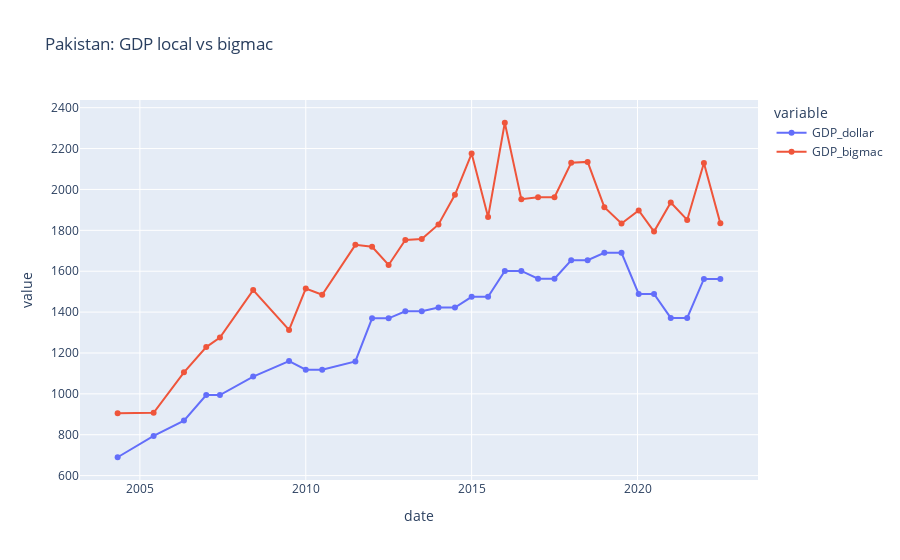

Notebook source saved alongside this figure:
### Markdown cell above
And presto, we have a gdp per big mac, which for most countries is significantly different from each other. A couple of plots to eyeball this:

### Code cell
#| code-fold: true
country = "Pakistan"
df = %sql select * from bigmac where name in ('{{country}}')
fig = px.line(df, x="date", y=["GDP_dollar", "GDP_bigmac"], 
              title=f"{country}: GDP local vs bigmac",
              markers=True)
fig.show()

### Figure 1 — Plotly figure (JSON) as saved in the notebook; plotly's stock layout.template omitted (floating-point values rounded to 4 significant figures)
{"data": [{"hovertemplate": "variable=GDP_dollar<br>date=%{x}<br>value=%{y}<extra></extra>", "legendgroup": "GDP_dollar", "line": {"color": "#636efa", "dash": "solid"}, "marker": {"symbol": "circle"}, "mode": "markers+lines", "name": "GDP_dollar", "orientation": "v", "showlegend": true, "type": "scatter", "x": ["2004-05-01T00:00:00", "2005-06-01T00:00:00", "2006-05-01T00:00:00", "2007-01-01T00:00:00", "2007-06-01T00:00:00", "2008-06-01T00:00:00", "2009-07-01T00:00:00", "2010-01-01T00:00:00", "2010-07-01T00:00:00", "2011-07-01T00:00:00", "2012-01-01T00:00:00", "2012-07-01T00:00:00", "2013-01-01T00:00:00", "2013-07-01T00:00:00", "2014-01-01T00:00:00", "2014-07-01T00:00:00", "2015-01-01T00:00:00", "2015-07-01T00:00:00", "2016-01-01T00:00:00", "2016-07-01T00:00:00", "2017-01-01T00:00:00", "2017-07-01T00:00:00", "2018-01-01T00:00:00", "2018-07-01T00:00:00", "2019-01-01T00:00:00", "2019-07-09T00:00:00", "2020-01-14T00:00:00", "2020-07-01T00:00:00", "2021-01-01T00:00:00", "2021-07-01T00:00:00", "2022-01-01T00:00:00", "2022-07-01T00:00:00"], "xaxis": "x", "y": [689.8, 793.9, 869.2, 994.4, 994.4, 1084.0, 1160.0, 1118.0, 1118.0, 1158.0, 1369.0, 1369.0, 1404.0, 1404.0, 1422.0, 1422.0, 1475.0, 1475.0, 1602.0, 1602.0, 1563.0, 1563.0, 1653.0, 1653.0, 1690.0, 1690.0, 1489.0, 1489.0, 1371.0, 1371.0, 1562.0, 1562.0], "yaxis": "y"}, {"hovertemplate": "variable=GDP_bigmac<br>date=%{x}<br>value=%{y}<extra></extra>", "legendgroup": "GDP_bigmac", "line": {"color": "#EF553B", "dash": "solid"}, "marker": {"symbol": "circle"}, "mode": "markers+lines", "name": "GDP_bigmac", "orientation": "v", "showlegend": true, "type": "scatter", "x": ["2004-05-01T00:00:00", "2005-06-01T00:00:00", "2006-05-01T00:00:00", "2007-01-01T00:00:00", "2007-06-01T00:00:00", "2008-06-01T00:00:00", "2009-07-01T00:00:00", "2010-01-01T00:00:00", "2010-07-01T00:00:00", "2011-07-01T00:00:00", "2012-01-01T00:00:00", "2012-07-01T00:00:00", "2013-01-01T00:00:00", "2013-07-01T00:00:00", "2014-01-01T00:00:00", "2014-07-01T00:00:00", "2015-01-01T00:00:00", "2015-07-01T00:00:00", "2016-01-01T00:00:00", "2016-07-01T00:00:00", "2017-01-01T00:00:00", "2017-07-01T00:00:00", "2018-01-01T00:00:00", "2018-07-01T00:00:00", "2019-01-01T00:00:00", "2019-07-09T00:00:00", "2020-01-14T00:00:00", "2020-07-01T00:00:00", "2021-01-01T00:00:00", "2021-07-01T00:00:00", "2022-01-01T00:00:00", "2022-07-01T00:00:00"], "xaxis": "x", "y": [905.0, 907.4, 1105.0, 1229.0, 1275.0, 1508.0, 1313.0, 1515.0, 1485.0, 1729.0, 1719.0, 1630.0, 1753.0, 1757.0, 1829.0, 1974.0, 2176.0, 1865.0, 2326.0, 1952.0, 1962.0, 1962.0, 2130.0, 2135.0, 1913.0, 1833.0, 1898.0, 1794.0, 1936.0, 1851.0, 2129.0, 1834.0], "yaxis": "y"}], "layout": {"legend": {"title": {"text": "variable"}, "tracegroupgap": 0}, "title": {"text": "Pakistan: GDP local vs bigmac"}, "xaxis": {"anchor": "y", "domain": [0, 1], "title": {"text": "date"}}, "yaxis": {"anchor": "x", "domain": [0, 1], "title": {"text": "value"}}}}
